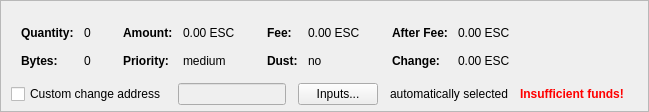
    <widget class="QFrame" name="frameCoinControl">
     <property name="sizePolicy">
      <sizepolicy hsizetype="Expanding" vsizetype="Expanding">
       <horstretch>0</horstretch>
       <verstretch>0</verstretch>
      </sizepolicy>
     </property>
     <property name="maximumSize">
      <size>
       <width>16777215</width>
       <height>16777215</height>
      </size>
     </property>
     <property name="frameShape">
      <enum>QFrame::StyledPanel</enum>
     </property>
     <property name="frameShadow">
      <enum>QFrame::Sunken</enum>
     </property>
     <layout class="QVBoxLayout" name="verticalLayoutCoinControl2">
      <property name="spacing">
       <number>0</number>
      </property>
      <property name="leftMargin">
       <number>0</number>
      </property>
      <property name="topMargin">
       <number>0</number>
      </property>
      <property name="rightMargin">
       <number>0</number>
      </property>
      <property name="bottomMargin">
       <number>6</number>
      </property>
      <item>
       <layout class="QVBoxLayout" name="verticalLayoutCoinControl" stretch="0,0,0">
        <property name="spacing">
         <number>0</number>
        </property>
        <property name="leftMargin">
         <number>10</number>
        </property>
        <property name="topMargin">
         <number>10</number>
        </property>
        <item>
         <layout class="QHBoxLayout" name="horizontalLayoutCoinControl2" stretch="0">
          <property name="spacing">
           <number>8</number>
          </property>
          <property name="bottomMargin">
           <number>10</number>
          </property>
          <item>
           <spacer name="horizontalSpacerCoinControl">
            <property name="orientation">
             <enum>Qt::Horizontal</enum>
            </property>
            <property name="sizeHint" stdset="0">
             <size>
              <width>40</width>
              <height>1</height>
             </size>
            </property>
           </spacer>
          </item>
         </layout>
        </item>
        <item>
         <widget class="QWidget" name="widgetCoinControl" native="true">
          <property name="sizePolicy">
           <sizepolicy hsizetype="Preferred" vsizetype="Preferred">
            <horstretch>0</horstretch>
            <verstretch>0</verstretch>
           </sizepolicy>
          </property>
          <property name="minimumSize">
           <size>
            <width>0</width>
            <height>0</height>
           </size>
          </property>
          <property name="styleSheet">
           <string notr="true"/>
          </property>
          <layout class="QHBoxLayout" name="horizontalLayoutCoinControl5">
           <property name="leftMargin">
            <number>0</number>
           </property>
           <property name="topMargin">
            <number>0</number>
           </property>
           <property name="rightMargin">
            <number>0</number>
           </property>
           <property name="bottomMargin">
            <number>0</number>
           </property>
           <item>
            <layout class="QHBoxLayout" name="horizontalLayoutCoinControl3" stretch="0,0,0,1">
             <property name="spacing">
              <number>20</number>
             </property>
             <property name="topMargin">
              <number>0</number>
             </property>
             <property name="bottomMargin">
              <number>10</number>
             </property>
             <item>
              <layout class="QFormLayout" name="formLayoutCoinControl1">
               <property name="horizontalSpacing">
                <number>10</number>
               </property>
               <property name="verticalSpacing">
                <number>14</number>
               </property>
               <property name="leftMargin">
                <number>10</number>
               </property>
               <property name="topMargin">
                <number>4</number>
               </property>
               <property name="rightMargin">
                <number>6</number>
               </property>
               <item row="0" column="0">
                <widget class="QLabel" name="labelCoinControlQuantityText">
                 <property name="font">
                  <font>
                   <weight>75</weight>
                   <bold>true</bold>
                  </font>
                 </property>
                 <property name="text">
                  <string>Quantity:</string>
                 </property>
                 <property name="margin">
                  <number>0</number>
                 </property>
                </widget>
               </item>
               <item row="0" column="1">
                <widget class="QLabel" name="labelCoinControlQuantity">
                 <property name="cursor">
                  <cursorShape>IBeamCursor</cursorShape>
                 </property>
                 <property name="contextMenuPolicy">
                  <enum>Qt::ActionsContextMenu</enum>
                 </property>
                 <property name="text">
                  <string notr="true">0</string>
                 </property>
                 <property name="margin">
                  <number>0</number>
                 </property>
                 <property name="textInteractionFlags">
                  <set>Qt::LinksAccessibleByMouse|Qt::TextSelectableByKeyboard|Qt::TextSelectableByMouse</set>
                 </property>
                </widget>
               </item>
               <item row="1" column="0">
                <widget class="QLabel" name="labelCoinControlBytesText">
                 <property name="font">
                  <font>
                   <weight>75</weight>
                   <bold>true</bold>
                  </font>
                 </property>
                 <property name="text">
                  <string>Bytes:</string>
                 </property>
                </widget>
               </item>
               <item row="1" column="1">
                <widget class="QLabel" name="labelCoinControlBytes">
                 <property name="cursor">
                  <cursorShape>IBeamCursor</cursorShape>
                 </property>
                 <property name="contextMenuPolicy">
                  <enum>Qt::ActionsContextMenu</enum>
                 </property>
                 <property name="text">
                  <string notr="true">0</string>
                 </property>
                 <property name="textInteractionFlags">
                  <set>Qt::LinksAccessibleByMouse|Qt::TextSelectableByKeyboard|Qt::TextSelectableByMouse</set>
                 </property>
                </widget>
               </item>
              </layout>
             </item>
             <item>
              <layout class="QFormLayout" name="formLayoutCoinControl2">
               <property name="horizontalSpacing">
                <number>10</number>
               </property>
               <property name="verticalSpacing">
                <number>14</number>
               </property>
               <property name="leftMargin">
                <number>6</number>
               </property>
               <property name="topMargin">
                <number>4</number>
               </property>
               <property name="rightMargin">
                <number>6</number>
               </property>
               <item row="0" column="0">
                <widget class="QLabel" name="labelCoinControlAmountText">
                 <property name="font">
                  <font>
                   <weight>75</weight>
                   <bold>true</bold>
                  </font>
                 </property>
                 <property name="text">
                  <string>Amount:</string>
                 </property>
                 <property name="margin">
                  <number>0</number>
                 </property>
                </widget>
               </item>
               <item row="0" column="1">
                <widget class="QLabel" name="labelCoinControlAmount">
                 <property name="cursor">
                  <cursorShape>IBeamCursor</cursorShape>
                 </property>
                 <property name="contextMenuPolicy">
                  <enum>Qt::ActionsContextMenu</enum>
                 </property>
                 <property name="text">
                  <string notr="true">0.00 ESC</string>
                 </property>
                 <property name="textInteractionFlags">
                  <set>Qt::LinksAccessibleByMouse|Qt::TextSelectableByKeyboard|Qt::TextSelectableByMouse</set>
                 </property>
                </widget>
               </item>
               <item row="1" column="0">
                <widget class="QLabel" name="labelCoinControlPriorityText">
                 <property name="font">
                  <font>
                   <weight>75</weight>
                   <bold>true</bold>
                  </font>
                 </property>
                 <property name="text">
                  <string>Priority:</string>
                 </property>
                </widget>
               </item>
               <item row="1" column="1">
                <widget class="QLabel" name="labelCoinControlPriority">
                 <property name="cursor">
                  <cursorShape>IBeamCursor</cursorShape>
                 </property>
                 <property name="contextMenuPolicy">
                  <enum>Qt::ActionsContextMenu</enum>
                 </property>
                 <property name="text">
                  <string notr="true">medium</string>
                 </property>
                 <property name="textInteractionFlags">
                  <set>Qt::LinksAccessibleByMouse|Qt::TextSelectableByKeyboard|Qt::TextSelectableByMouse</set>
                 </property>
                </widget>
               </item>
              </layout>
             </item>
             <item>
              <layout class="QFormLayout" name="formLayoutCoinControl3">
               <property name="horizontalSpacing">
                <number>10</number>
               </property>
               <property name="verticalSpacing">
                <number>14</number>
               </property>
               <property name="leftMargin">
                <number>6</number>
               </property>
               <property name="topMargin">
                <number>4</number>
               </property>
               <property name="rightMargin">
                <number>6</number>
               </property>
               <item row="0" column="0">
                <widget class="QLabel" name="labelCoinControlFeeText">
                 <property name="font">
                  <font>
                   <weight>75</weight>
                   <bold>true</bold>
                  </font>
                 </property>
                 <property name="text">
                  <string>Fee:</string>
                 </property>
                 <property name="margin">
                  <number>0</number>
                 </property>
                </widget>
               </item>
               <item row="0" column="1">
                <widget class="QLabel" name="labelCoinControlFee">
                 <property name="cursor">
                  <cursorShape>IBeamCursor</cursorShape>
                 </property>
                 <property name="contextMenuPolicy">
                  <enum>Qt::ActionsContextMenu</enum>
                 </property>
                 <property name="text">
                  <string notr="true">0.00 ESC</string>
                 </property>
                 <property name="textInteractionFlags">
                  <set>Qt::LinksAccessibleByMouse|Qt::TextSelectableByKeyboard|Qt::TextSelectableByMouse</set>
                 </property>
                </widget>
               </item>
               <item row="1" column="0">
                <widget class="QLabel" name="labelCoinControlLowOutputText">
                 <property name="font">
                  <font>
                   <weight>75</weight>
                   <bold>true</bold>
                  </font>
                 </property>
                 <property name="text">
                  <string>Dust:</string>
                 </property>
                </widget>
               </item>
               <item row="1" column="1">
                <widget class="QLabel" name="labelCoinControlLowOutput">
                 <property name="cursor">
                  <cursorShape>IBeamCursor</cursorShape>
                 </property>
                 <property name="contextMenuPolicy">
                  <enum>Qt::ActionsContextMenu</enum>
                 </property>
                 <property name="text">
                  <string notr="true">no</string>
                 </property>
                 <property name="textInteractionFlags">
                  <set>Qt::LinksAccessibleByMouse|Qt::TextSelectableByKeyboard|Qt::TextSelectableByMouse</set>
                 </property>
                </widget>
               </item>
              </layout>
             </item>
             <item>
              <layout class="QFormLayout" name="formLayoutCoinControl4">
               <property name="horizontalSpacing">
                <number>10</number>
               </property>
               <property name="verticalSpacing">
                <number>14</number>
               </property>
               <property name="leftMargin">
                <number>6</number>
               </property>
               <property name="topMargin">
                <number>4</number>
               </property>
               <property name="rightMargin">
                <number>6</number>
               </property>
               <item row="0" column="0">
                <widget class="QLabel" name="labelCoinControlAfterFeeText">
                 <property name="font">
                  <font>
                   <weight>75</weight>
                   <bold>true</bold>
                  </font>
                 </property>
                 <property name="text">
                  <string>After Fee:</string>
                 </property>
                 <property name="margin">
                  <number>0</number>
                 </property>
                </widget>
               </item>
               <item row="0" column="1">
                <widget class="QLabel" name="labelCoinControlAfterFee">
                 <property name="cursor">
                  <cursorShape>IBeamCursor</cursorShape>
                 </property>
                 <property name="contextMenuPolicy">
                  <enum>Qt::ActionsContextMenu</enum>
                 </property>
                 <property name="text">
                  <string notr="true">0.00 ESC</string>
                 </property>
                 <property name="textInteractionFlags">
                  <set>Qt::LinksAccessibleByMouse|Qt::TextSelectableByKeyboard|Qt::TextSelectableByMouse</set>
                 </property>
                </widget>
               </item>
               <item row="1" column="0">
                <widget class="QLabel" name="labelCoinControlChangeText">
                 <property name="font">
                  <font>
                   <weight>75</weight>
                   <bold>true</bold>
                  </font>
                 </property>
                 <property name="text">
                  <string>Change:</string>
                 </property>
                </widget>
               </item>
               <item row="1" column="1">
                <widget class="QLabel" name="labelCoinControlChange">
                 <property name="cursor">
                  <cursorShape>IBeamCursor</cursorShape>
                 </property>
                 <property name="contextMenuPolicy">
                  <enum>Qt::ActionsContextMenu</enum>
                 </property>
                 <property name="text">
                  <string notr="true">0.00 ESC</string>
                 </property>
                 <property name="textInteractionFlags">
                  <set>Qt::LinksAccessibleByMouse|Qt::TextSelectableByKeyboard|Qt::TextSelectableByMouse</set>
                 </property>
                </widget>
               </item>
              </layout>
             </item>
            </layout>
           </item>
          </layout>
         </widget>
        </item>
        <item>
         <layout class="QHBoxLayout" name="horizontalLayoutCoinControl4" stretch="0,0,0,0,0,0">
          <property name="spacing">
           <number>12</number>
          </property>
          <property name="sizeConstraint">
           <enum>QLayout::SetDefaultConstraint</enum>
          </property>
          <property name="topMargin">
           <number>5</number>
          </property>
          <property name="rightMargin">
           <number>5</number>
          </property>
          <item>
           <widget class="QCheckBox" name="checkBoxCoinControlChange">
            <property name="toolTip">
             <string>If this is activated, but the change address is empty or invalid, change will be sent to a newly generated address.</string>
            </property>
            <property name="text">
             <string>Custom change address</string>
            </property>
           </widget>
          </item>
          <item>
           <widget class="QValidatedLineEdit" name="lineEditCoinControlChange">
            <property name="enabled">
             <bool>false</bool>
            </property>
            <property name="sizePolicy">
             <sizepolicy hsizetype="Expanding" vsizetype="Fixed">
              <horstretch>0</horstretch>
              <verstretch>0</verstretch>
             </sizepolicy>
            </property>
           </widget>
          </item>
          <item>
           <widget class="QPushButton" name="pushButtonCoinControl">
            <property name="styleSheet">
             <string notr="true"/>
            </property>
            <property name="text">
             <string>Inputs...</string>
            </property>
            <property name="autoDefault">
             <bool>false</bool>
            </property>
           </widget>
          </item>
          <item>
           <widget class="QLabel" name="labelCoinControlAutomaticallySelected">
            <property name="text">
             <string>automatically selected</string>
            </property>
            <property name="margin">
             <number>5</number>
            </property>
           </widget>
          </item>
          <item>
           <widget class="QLabel" name="labelCoinControlInsuffFunds">
            <property name="font">
             <font>
              <weight>75</weight>
              <bold>true</bold>
             </font>
            </property>
            <property name="styleSheet">
             <string notr="true">color:red;font-weight:bold;</string>
            </property>
            <property name="text">
             <string>Insufficient funds!</string>
            </property>
            <property name="margin">
             <number>5</number>
            </property>
           </widget>
          </item>
          <item>
           <widget class="QLabel" name="labelCoinControlChangeLabel">
            <property name="sizePolicy">
             <sizepolicy hsizetype="Preferred" vsizetype="Expanding">
              <horstretch>0</horstretch>
              <verstretch>0</verstretch>
             </sizepolicy>
            </property>
            <property name="minimumSize">
             <size>
              <width>0</width>
              <height>0</height>
             </size>
            </property>
            <property name="text">
             <string/>
            </property>
            <property name="margin">
             <number>3</number>
            </property>
           </widget>
          </item>
         </layout>
        </item>
       </layout>
      </item>
     </layout>
    </widget>
